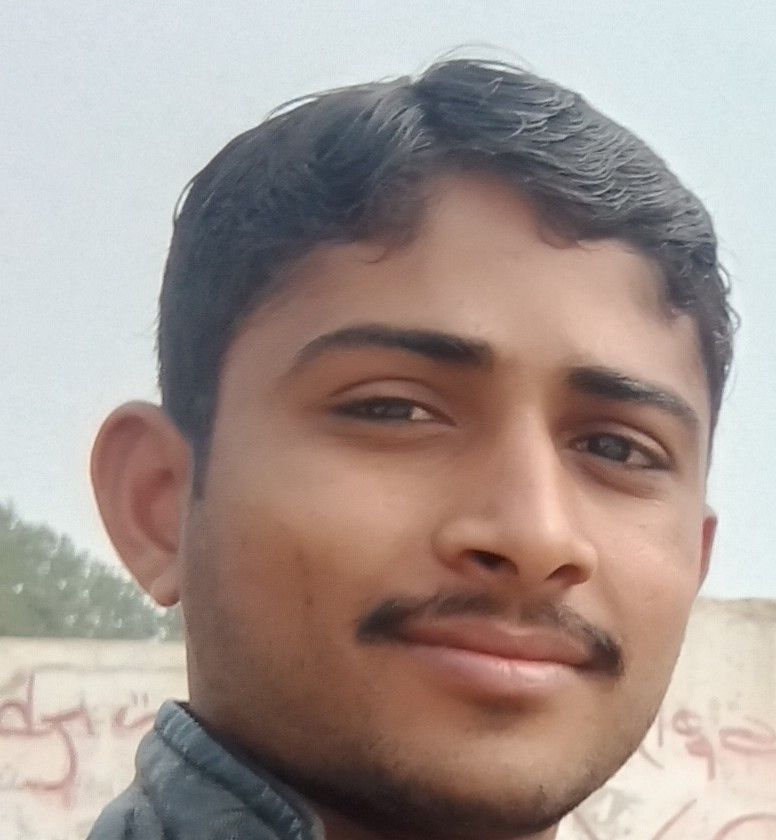
#> input picture opencv/resources/my face.jpg, 776 x 840 px
$ python eye_detection.py
#> lines starting #> are read from the running program, lines starting #| are printed output that depends on the picture; after the words box and inside, x2 and y2 are one past the last pixel; in counts of white or black regions, pixels touching at a corner belong together
import cv2 as cv
import numpy as np

face_cascade = cv.CascadeClassifier('haarcascade/haarcascade_frontalface_default.xml')
eye_cascade = cv.CascadeClassifier('haarcascade/haarcascade_eye.xml')

img = cv.imread('resources/my face.jpg')
#> img is the input picture: shape (840, 776, 3); mean B, G, R 143.9, 150, 164.6
img = cv.resize(img,(500,500))
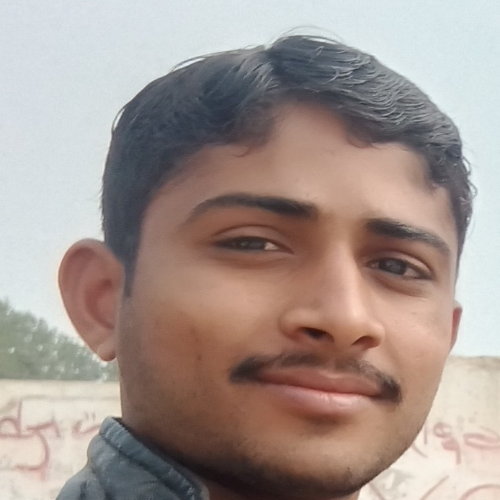
#> img: shape (500, 500, 3); mean B, G, R 143.8, 149.9, 164.5
gray = cv.cvtColor(img,cv.COLOR_BGR2GRAY)
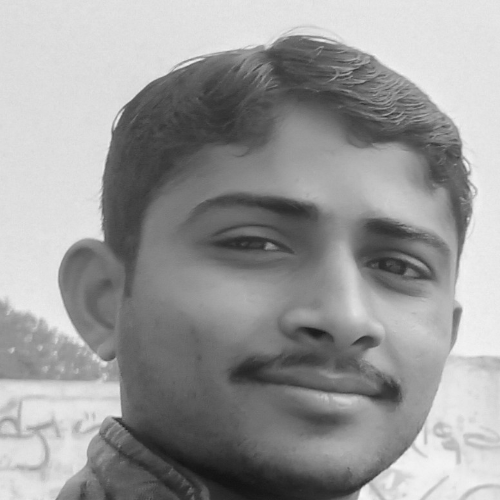
#> gray: shape (500, 500); min 17, max 248, mean 153.6
faces = face_cascade.detectMultiScale(gray,1.3,5)
#> faces = [[133, 114, 348, 348]]

for (x,y,w,h) in faces:
    roi_gray = gray[y:y+h,x:x+w]
    cv.rectangle(img,(x,y),(x+w,y+h),(255,0,0),2)
    roi_color = img[y:y+h,x:x+w]
    eyes = eye_cascade.detectMultiScale(roi_gray)
    for (ex,ey,ew,eh) in eyes:
        cv.rectangle(roi_color,(ex,ey),(ex+ew,ey+eh),(0,255,0),2)
#> this loop made 1 pass
#> (x, y, w, h, eyes) on pass 1: (133, 114, 348, 348, [[219, 109, 84, 84], [66, 76, 103, 103]])
#> pass 1, `roi_gray = gray[y:y+h,x:x+w]`:
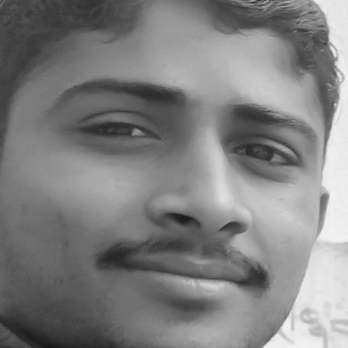
#> roi_gray: shape (348, 348); min 21, max 245, mean 128.3
#> pass 1, `roi_color = img[y:y+h,x:x+w]`:
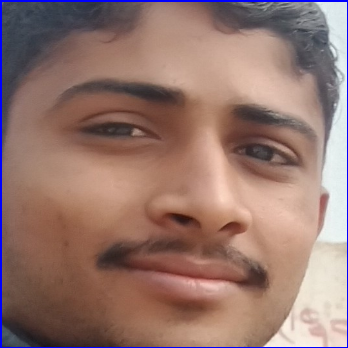
#> roi_color: shape (348, 348, 3); mean B, G, R 110.6, 118.3, 149.2
#> after the loop:
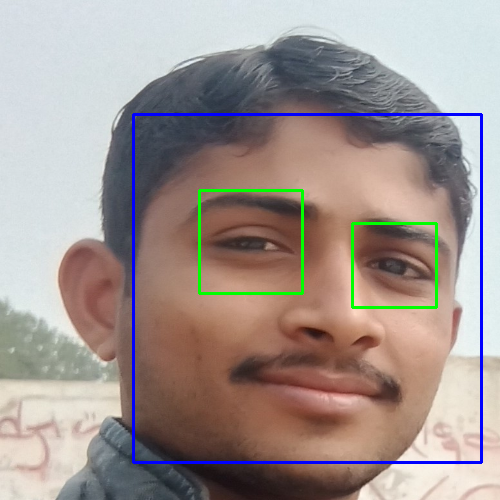
#> img: shape (500, 500, 3); 2.56% of pixels changed, all inside (x1, y1, x2, y2) = (132, 113, 483, 464)
#> after the loop:
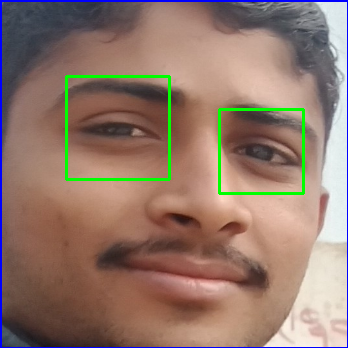
#> roi_color: shape (348, 348, 3); 1.85% of pixels changed, all inside (x1, y1, x2, y2) = (65, 75, 305, 195)

cv.imshow('img',roi_color)
cv.waitKey(0)
cv.destroyAllWindows()
